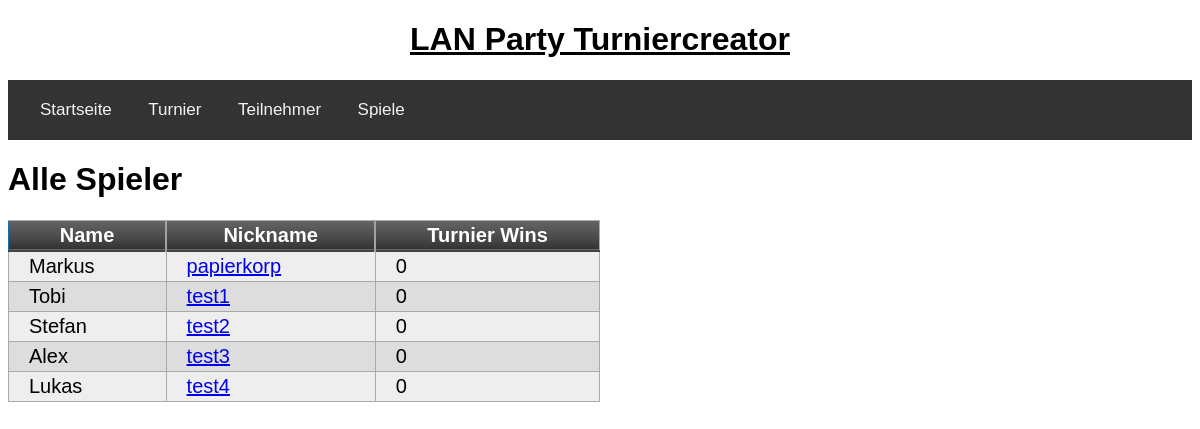
Before: /teilnehmer with the older database file.
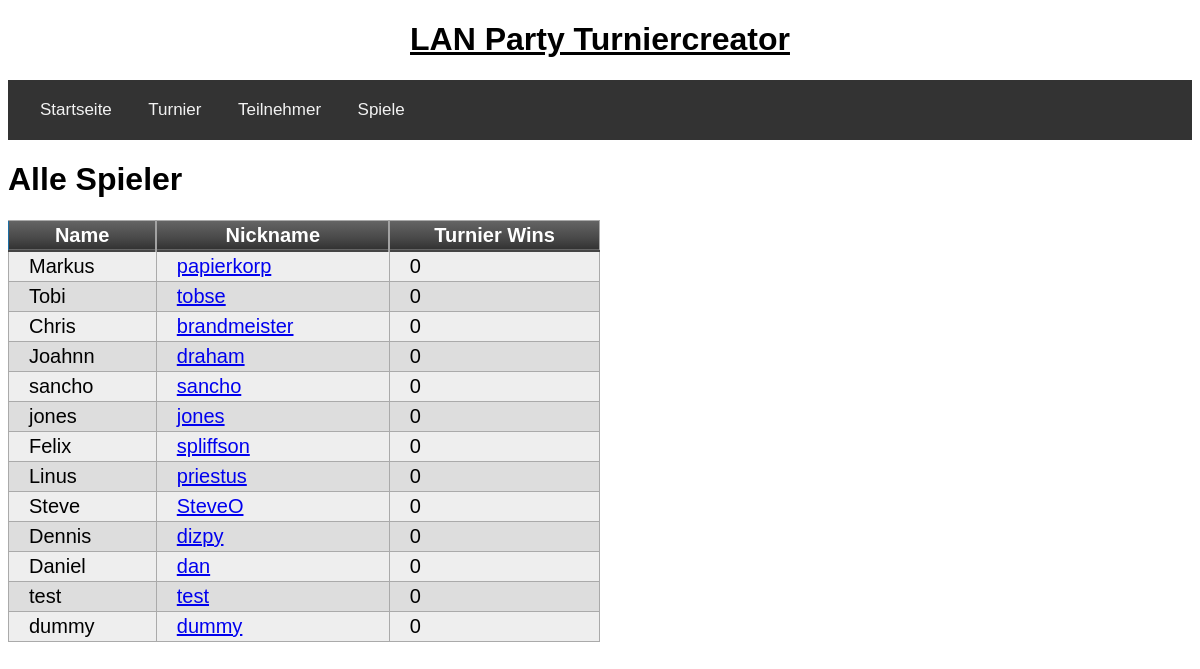
After: the same page with the newer database file.
### tables this page shows
CREATE TABLE teilnehmer(teilnehmerid integer primary key autoincrement, name text, nickname text unique);

### app/routes.py (the view)
@app.route('/teilnehmer', methods=["POST", "GET"])
def teilnehmer():
	alle_teilnehmer = get_all_teilnehmer()
	return render_template('teilnehmer.html', title="Alle Teilnehmer Übersicht", alle_teilnehmer=alle_teilnehmer)

### app/db.py (called while the page is built)
def get_all_teilnehmer():
	query = 'select name, nickname from teilnehmer;'
	return execute_select_query(query)

def execute_select_query(query):
	try:
		cursor.execute(query)
		return cursor.fetchall()
	except sqlite3.IntegrityError as e:
		return "Integrity Error: " + str(e)
	connection.close()

### app/templates/teilnehmer.html
{% extends "base.html" %}
{% block app_content %}
        <h1>Alle Spieler</h1>
        <table class="myTable">
            <thead>
                <tr>
                    <th>Name</th>
                    <th>Nickname</th>
                    <th>Turnier Wins</th>
                </tr>
            </thead>
            {% for teilnehmer in alle_teilnehmer %}
                <tr>
                    <td>{{ teilnehmer[0] }}</td>
                    <td><a href="{{ url_for("profil", nickname=teilnehmer[1]) }}">{{ teilnehmer[1] }}</a></td>
                    <td>0</td>
                </tr>
            {% endfor %}
        </table>
{% endblock %}

Changed rows visible on the page:
removed teilnehmer: name "Stefan", nickname "test2"
removed teilnehmer: name "Alex", nickname "test3"
removed teilnehmer: name "Lukas", nickname "test4"
changed teilnehmer "Tobi": nickname "test1" → "tobse"
added teilnehmer: name "Chris", nickname "brandmeister"
added teilnehmer: name "Joahnn", nickname "draham"
added teilnehmer: name "sancho", nickname "sancho"
added teilnehmer: name "jones", nickname "jones"
added teilnehmer: name "Felix", nickname "spliffson"
added teilnehmer: name "Linus", nickname "priestus"
added teilnehmer: name "Steve", nickname "SteveO"
added teilnehmer: name "Dennis", nickname "dizpy"
added teilnehmer: name "Daniel", nickname "dan"
added teilnehmer: name "test", nickname "test"
added teilnehmer: name "dummy", nickname "dummy"
